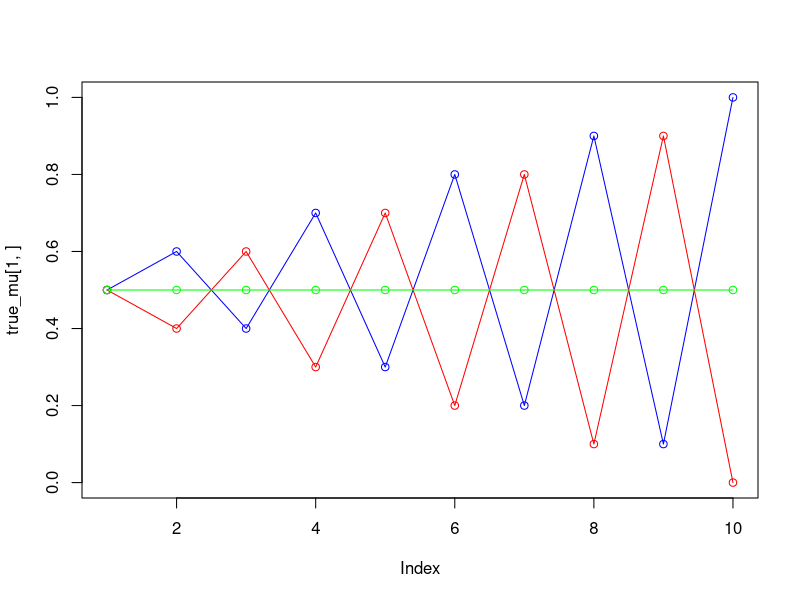
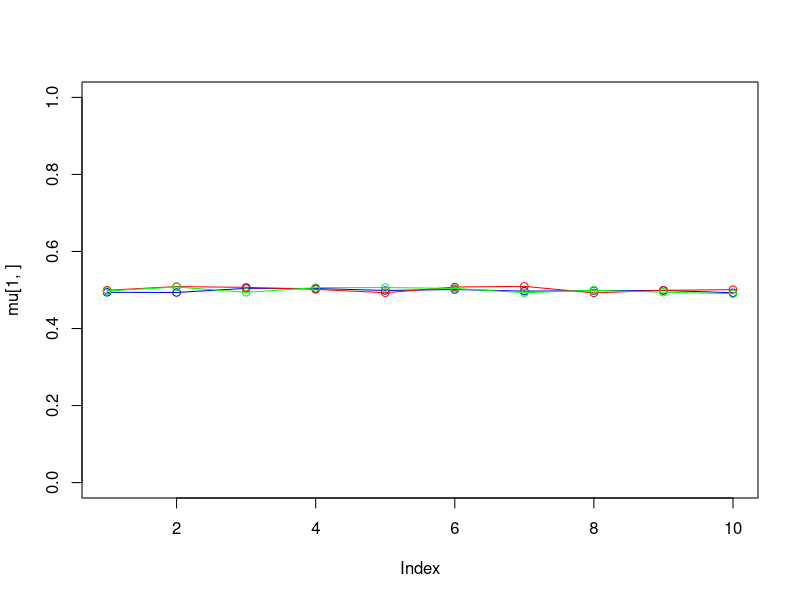
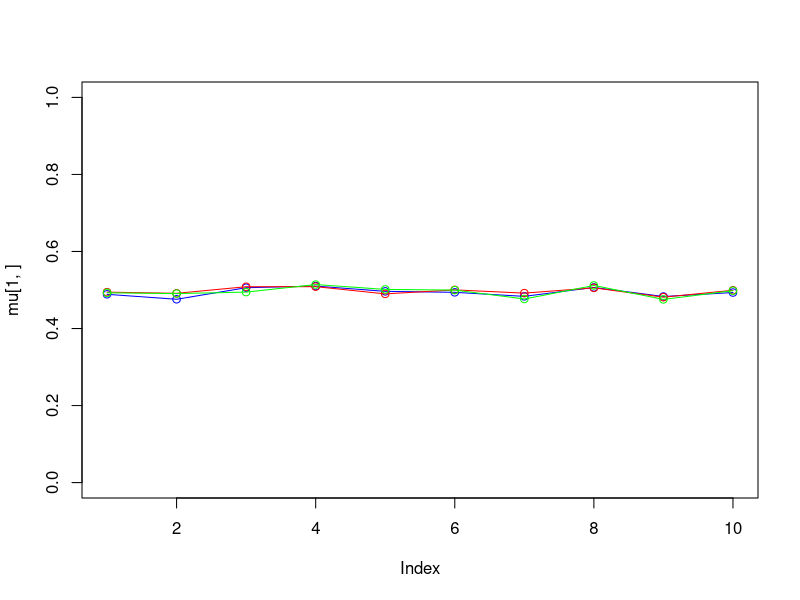
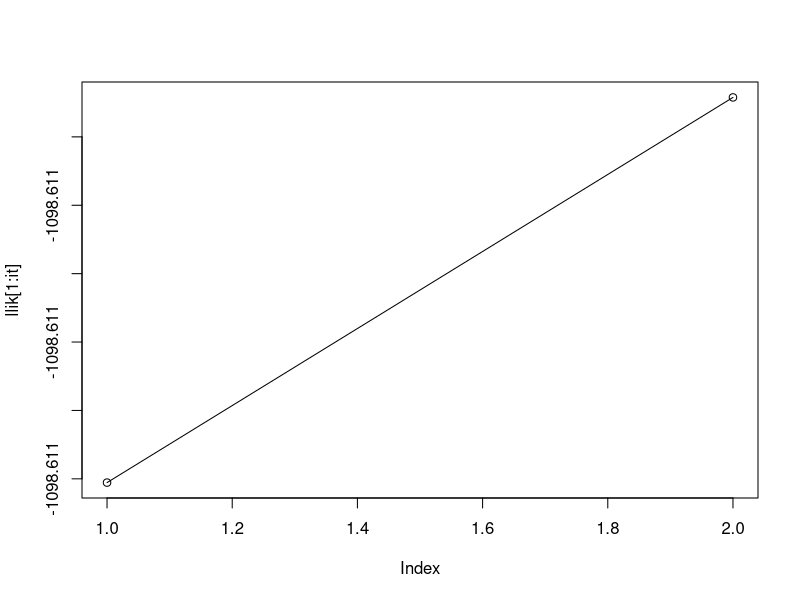

Reproduce these figures in R, in order.
###########################  Init code #########################################
rm(list = ls())
library(randomForest)
library(ggplot2)

###############  Assignment 1 Ensemble methods #################################

compare_method1 <- function(x1, x2) {
    return(x1 < x2)
}

compare_method2 <- function(x1, x2) {
    return(x1 < 0.5)
}

compare_method3 <- function(x1, x2) {
    return(x1 > 0.5 & x2 > 0.5)
}

ensemble_method <- function(record_number, tree_number, node_size, compare_method) {
    # init data set (copy from pdf file)
    set.seed(1234)

    x1 <- runif(record_number)
    x2 <- runif(record_number)
    trdata <- cbind(x1, x2)
    y <- as.numeric(compare_method(x1, x2))
    trlabels <- as.factor(y)
    #plot(x1, x2, col = (y + 1))

    # training the model using random forest
    rf_model <- randomForest(trdata, trlabels, ntree = tree_number,
                            nodesize = node_size, keep.forest = TRUE)

    rf_pred <- predict(rf_model, newdata = trdata, class = "classification")

    # calculate the misclassification rate
    misclassification_rate <- sum(as.numeric(rf_pred != trlabels)) /
    length(trlabels)

    cat("The misclassification rate for current tree is: ",
      misclassification_rate, "\n")

    # TODO: change the method of MSE if necessary
    mean_error_rate <- mean(rf_model$err.rate[, 1])
    cat("The mean error rate for current tree is: ", mean_error_rate, "\n")
}

# call the function
record_numbers <- c(100, 1000)
tree_numbers <- c(1, 10, 100)

node_size <- 25
# data record number = 100
ensemble_method(record_numbers[1], tree_numbers[1], node_size, compare_method1)
ensemble_method(record_numbers[1], tree_numbers[2], node_size, compare_method1)
ensemble_method(record_numbers[1], tree_numbers[3], node_size, compare_method1)

# data record number = 1000
ensemble_method(record_numbers[2], tree_numbers[1], node_size, compare_method2)
ensemble_method(record_numbers[2], tree_numbers[2], node_size, compare_method2)
ensemble_method(record_numbers[2], tree_numbers[3], node_size, compare_method2)

node_size <- 12
ensemble_method(record_numbers[2], tree_numbers[1], node_size, compare_method3)
ensemble_method(record_numbers[2], tree_numbers[2], node_size, compare_method3)
ensemble_method(record_numbers[2], tree_numbers[3], node_size, compare_method3)

# comment on the results
# 

###############  Assignment 2 MIXTURE MODELS ###################################

###########################  Init code #########################################
rm(list = ls())

# init data set (copy from pdf file)
set.seed(1234567890)

# max number of EM iterations
max_it <- 5

# min change in log lik between two consecutive iterations
min_change <- 0.1

# number of training points
n <- 1000

# number of dimensions
D <- 10

# training data
x <- matrix(nrow = n, ncol = D)

# true mixing coefficients
true_pi <- vector(length = 3)

# true conditional distributions
true_mu <- matrix(nrow = 3, ncol = D)

true_pi <- c(1/3, 1/3, 1/3)

true_mu[1,] = c(0.5,0.6,0.4,0.7,0.3,0.8,0.2,0.9,0.1,1)
true_mu[2,] = c(0.5,0.4,0.6,0.3,0.7,0.2,0.8,0.1,0.9,0)
true_mu[3,] = c(0.5,0.5,0.5,0.5,0.5,0.5,0.5,0.5,0.5,0.5)

plot(true_mu[1,], type="o", col="blue", ylim=c(0,1))
points(true_mu[2,], type="o", col="red")
points(true_mu[3,], type="o", col="green")

# Producing the training data
for(i in 1:n) {
    m <- sample(1:3,1,prob=true_pi)
    for(d in 1:D) {
        x[i,d] <- rbinom(1,1,true_mu[m,d])
    }
}

M=3 # number of clusters
w <- matrix(nrow=n, ncol=M) # weights
pi <- vector(length = M) # mixing coefficients
mu <- matrix(nrow=M, ncol=D) # conditional distributions
llik <- vector(length = max_it) # log likelihood of the EM iterations

# Random initialization of the parameters
pi <- runif(M,0.49,0.51)
pi <- pi / sum(pi)
for(m in 1:M) {
    mu[m,] <- runif(D,0.49,0.51)
}

pi
mu

for(it in 1:max_it) {
    plot(mu[1,], type="o", col="blue", ylim=c(0,1))
    points(mu[2,], type="o", col="red")
    points(mu[3,], type="o", col="green")
    #points(mu[4,], type="o", col="yellow")
    #Sys.sleep(2)
    
    # E-step: Computation of the weights
    # TODO:Your code here
    for (i in 1:n) {
        for (m in 1:M) {
            w[i, m] <- pi[m] * prod(mu[m,]^x[i,] * (1 - mu[m,])^(1 - x[i,]))
        }
        w[i,] <- w[i,] / sum(w[i,])
    }


    #Log likelihood computation.
    #TODO: Your code here
     llik[it] <- sum(log(apply(w, 1, function(row) sum(row * pi))))

    cat("iteration: ", it, "log likelihood: ", llik[it], "\n")
    flush.console()

    # Stop if the lok likelihood has not changed significantly
    # TODO:Your code here
    if (it > 1 && abs(llik[it] - llik[it - 1]) < min_change) {
        cat("Converged.\n")
        break
    }

    #M-step: ML parameter estimation from the data and weights
    # TODO:Your code here
    for (m in 1:M) {
        pi[m] <- sum(w[,m]) / n
        mu[m,] <- colSums(x * w[,m]) / sum(w[,m])
    }
}

pi
mu
plot(llik[1:it], type="o")




